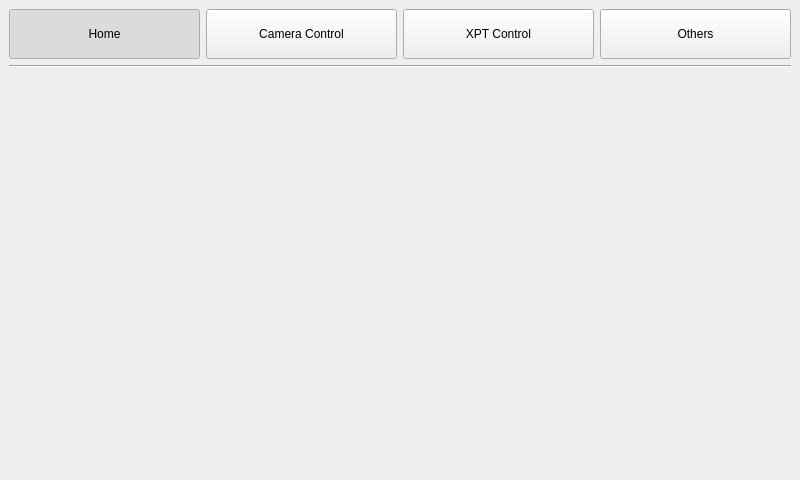
<?xml version="1.0" encoding="UTF-8"?>
<ui version="4.0">
 <class>View</class>
 <widget class="QMainWindow" name="View">
  <property name="geometry">
   <rect>
    <x>0</x>
    <y>0</y>
    <width>800</width>
    <height>480</height>
   </rect>
  </property>
  <property name="windowTitle">
   <string>MainWindow</string>
  </property>
  <widget class="QWidget" name="centralwidget">
   <layout class="QVBoxLayout" name="verticalLayout">
    <item>
     <layout class="QHBoxLayout" name="horizontalLayout_2">
      <item>
       <widget class="QPushButton" name="btHome">
        <property name="sizePolicy">
         <sizepolicy hsizetype="Minimum" vsizetype="Fixed">
          <horstretch>0</horstretch>
          <verstretch>5</verstretch>
         </sizepolicy>
        </property>
        <property name="minimumSize">
         <size>
          <width>0</width>
          <height>50</height>
         </size>
        </property>
        <property name="maximumSize">
         <size>
          <width>16777215</width>
          <height>50</height>
         </size>
        </property>
        <property name="cursor">
         <cursorShape>BlankCursor</cursorShape>
        </property>
        <property name="focusPolicy">
         <enum>Qt::NoFocus</enum>
        </property>
        <property name="styleSheet">
         <string notr="true">QPushbutton:checked{background-color:rgb(120, 120, 120)}</string>
        </property>
        <property name="text">
         <string>Home</string>
        </property>
        <property name="checkable">
         <bool>true</bool>
        </property>
        <property name="checked">
         <bool>true</bool>
        </property>
        <property name="autoExclusive">
         <bool>true</bool>
        </property>
       </widget>
      </item>
      <item>
       <widget class="QPushButton" name="btCamCtrl">
        <property name="sizePolicy">
         <sizepolicy hsizetype="Minimum" vsizetype="Preferred">
          <horstretch>0</horstretch>
          <verstretch>5</verstretch>
         </sizepolicy>
        </property>
        <property name="maximumSize">
         <size>
          <width>16777215</width>
          <height>50</height>
         </size>
        </property>
        <property name="cursor">
         <cursorShape>BlankCursor</cursorShape>
        </property>
        <property name="focusPolicy">
         <enum>Qt::NoFocus</enum>
        </property>
        <property name="text">
         <string>Camera Control</string>
        </property>
        <property name="checkable">
         <bool>true</bool>
        </property>
        <property name="autoExclusive">
         <bool>true</bool>
        </property>
       </widget>
      </item>
      <item>
       <widget class="QPushButton" name="btXptControl">
        <property name="sizePolicy">
         <sizepolicy hsizetype="Minimum" vsizetype="Preferred">
          <horstretch>0</horstretch>
          <verstretch>5</verstretch>
         </sizepolicy>
        </property>
        <property name="maximumSize">
         <size>
          <width>16777215</width>
          <height>50</height>
         </size>
        </property>
        <property name="cursor">
         <cursorShape>BlankCursor</cursorShape>
        </property>
        <property name="focusPolicy">
         <enum>Qt::NoFocus</enum>
        </property>
        <property name="text">
         <string>XPT Control</string>
        </property>
        <property name="checkable">
         <bool>true</bool>
        </property>
        <property name="autoExclusive">
         <bool>true</bool>
        </property>
       </widget>
      </item>
      <item>
       <widget class="QPushButton" name="btOthers">
        <property name="sizePolicy">
         <sizepolicy hsizetype="Minimum" vsizetype="Preferred">
          <horstretch>0</horstretch>
          <verstretch>5</verstretch>
         </sizepolicy>
        </property>
        <property name="maximumSize">
         <size>
          <width>16777215</width>
          <height>50</height>
         </size>
        </property>
        <property name="cursor">
         <cursorShape>BlankCursor</cursorShape>
        </property>
        <property name="focusPolicy">
         <enum>Qt::NoFocus</enum>
        </property>
        <property name="text">
         <string>Others</string>
        </property>
        <property name="checkable">
         <bool>true</bool>
        </property>
        <property name="autoExclusive">
         <bool>true</bool>
        </property>
       </widget>
      </item>
     </layout>
    </item>
    <item>
     <widget class="Line" name="line">
      <property name="orientation">
       <enum>Qt::Horizontal</enum>
      </property>
     </widget>
    </item>
    <item>
     <widget class="QStackedWidget" name="stackedWidget">
      <property name="sizePolicy">
       <sizepolicy hsizetype="Preferred" vsizetype="Preferred">
        <horstretch>0</horstretch>
        <verstretch>0</verstretch>
       </sizepolicy>
      </property>
      <widget class="Home" name="page_4"/>
      <widget class="ErrorWindow" name="page_5"/>
      <widget class="QWidget" name="page_6"/>
     </widget>
    </item>
   </layout>
  </widget>
 </widget>
 <customwidgets>
  <customwidget>
   <class>Home</class>
   <extends>QWidget</extends>
   <header>home.h</header>
   <container>1</container>
  </customwidget>
  <customwidget>
   <class>ErrorWindow</class>
   <extends>QWidget</extends>
   <header>errorwindow.h</header>
   <container>1</container>
  </customwidget>
 </customwidgets>
 <resources/>
 <connections/>
</ui>
